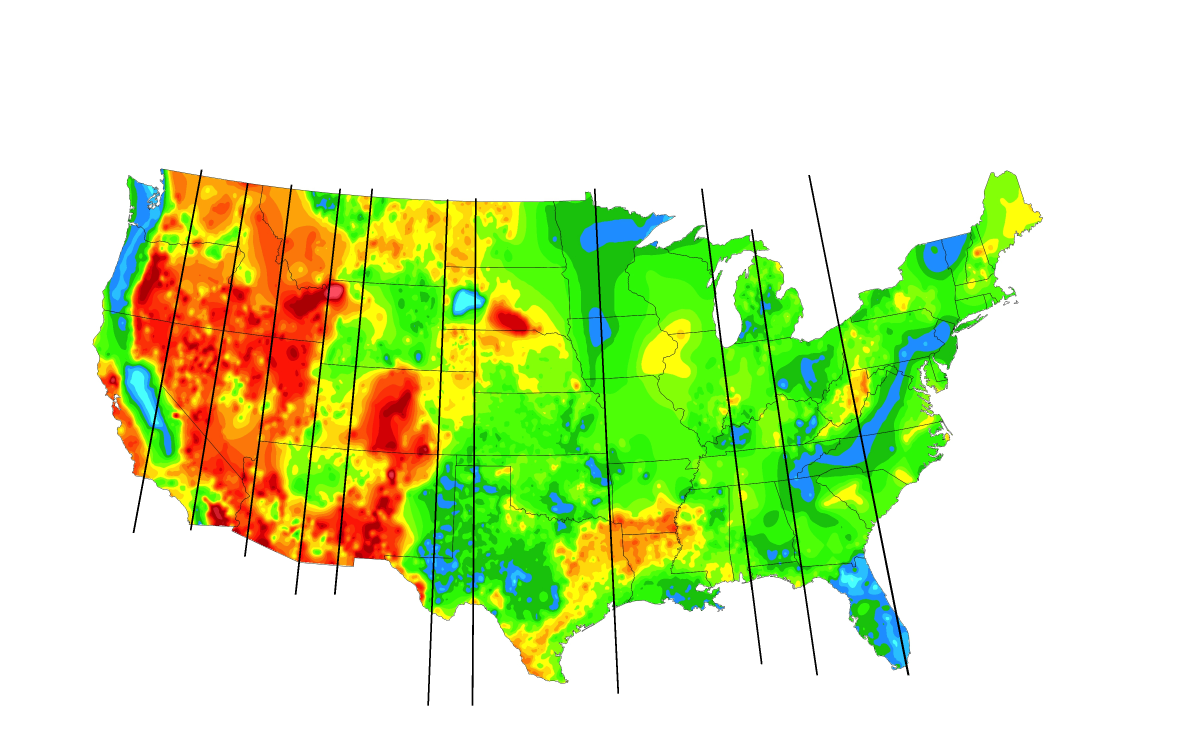
#> input picture ExtractSurfaceHeatFlow/HeatMapMeridians.jpg, 3600 x 2239 px (shown at 1/3 size); the run also reads 1 picture not shown here
$ python AllHeatProd.py   (Python 2 division)
#> lines starting #> are read from the running program, lines starting #| are printed output that depends on the picture
import numpy as np
import scipy
import matplotlib.pyplot as plt
import matplotlib.lines as mlines
from scipy.interpolate import interp1d as interp1
from scipy.interpolate import interp2d as interp2
from scipy.interpolate import griddata as griddata
import os
from scipy.interpolate import NearestNDInterpolator as Nearest2D
from mpl_toolkits.basemap import Basemap
from pykrige.ok import OrdinaryKriging
import pykrige.kriging_tools as kt
import timeit
import cPickle as pickle
import cv2
from scipy import spatial
from sklearn.cluster import DBSCAN
from matplotlib.path import Path
from scipy.spatial import ConvexHull

#%%
# [279 lines left out: functions LinearSolveAll, LatLongMap, LatLongXY, XYLatLong, PlotInterp, not called in this run]

def GetBaselines(LongOrLat):
    plt.close('all')
    if LongOrLat==01:
        img = cv2.imread('HeatMapLat.jpg');
    elif LongOrLat==0:
        img = cv2.imread('HeatMapMeridians.jpg');
    #img[sum(img,2)==255*3]=np.nan;
    [b,g,r] = cv2.split(img);
    #b[sum(img,2)==255*3]=np.nan;
    g=g.astype(float);
    r=r.astype(float);
    b=b.astype(float);
    ImSum=b+r+g;
    ImShape=np.shape(img);
    x=np.arange(ImShape[1]);
    y=np.arange(ImShape[0]);
    XX,YY=np.meshgrid(x,y);

    Meridians=ImSum.astype(float);
    Meridians[ImSum>0]=np.nan;
    MerArray=np.zeros([len(np.ravel(Meridians)),3]);

    MerArray[:,0]=np.ravel(XX);
    MerArray[:,1]=np.ravel(YY);
    MerArray[:,2]=np.ravel(Meridians);

    CountMer=np.count_nonzero(~np.isnan(MerArray[:,2]));
    MerArray2=np.zeros([CountMer,2]);
    MerArray2[:,0]=MerArray[np.isnan(MerArray[:,2])==0,0];
    MerArray2[:,1]=MerArray[np.isnan(MerArray[:,2])==0,1];
    #MerArray2[:,2]=MerArray[np.isnan(MerArray[:,2])==0,2];

    TestLength= len(MerArray2);
    print(len(MerArray2))
    tic=timeit.default_timer();
    tree=spatial.cKDTree(MerArray2[0:TestLength,0:2]);
    toc=timeit.default_timer();
    print(1e3*(toc-tic))

    tic=timeit.default_timer();
    Near=tree.query_pairs(1.5,1);
    toc=timeit.default_timer();
    print(1e3*(toc-tic))
    tic=timeit.default_timer();
    L=list(Near);
    L=np.array(L);
    L=L[L[:,0].argsort(),]
    L=np.array(L);
    toc=timeit.default_timer();
    print(1e3*(toc-tic))
    Uni=np.unique(L);
    NumNear=np.bincount(np.ravel(L),minlength=len(Uni));

    MeridianPoints=MerArray2[NumNear>2,:];

    return MeridianPoints;

def QuadLat49():

    img = cv2.imread('HeatMapLat.jpg');

    [b,g,r] = cv2.split(img);
    b=b.astype(float);
    g=g.astype(float);
    r=r.astype(float);
    ImSum=b+r+g;
    b[ImSum==255*3]=np.nan;
    r[ImSum==255*3]=np.nan;
    g[ImSum==255*3]=np.nan;

    ImShape=np.shape(img);
    x=np.arange(ImShape[1]);
    y=np.arange(ImShape[0]);
    XX,YY=np.meshgrid(x,y);

    ImSum[ImSum>0]=np.nan;
    ImSum[ImSum==0]=1;

    Lat49=np.zeros([np.nansum(ImSum),2]);
    Lat49[:,0]=XX[ImSum>0]
    Lat49[:,1]=YY[ImSum>0]

    #plt.close();
    #plt.imshow(ImSum);
    #plt.scatter(Lat49[:,0],Lat49[:,1])
    P=np.polyfit(Lat49[:,0],Lat49[:,1],2);
    Quad49=np.polyval(P,x);
    #plt.plot(x,Quad49)
    #plt.show();

    return P,Quad49;

def PixelScale():

    img = cv2.imread('Km1000Scale.jpg');
    [b,g,r] = cv2.split(img);
    b=b.astype(float);
    g=g.astype(float);
    r=r.astype(float);
    ImSum=b+r+g;
    Blk=np.where(ImSum==0);
    xAx=Blk[1];
    PixTokm=1/(1e-3*(np.max(xAx)-np.min(xAx)));
    PixTokm=PixTokm*1.05;
    return PixTokm

# [105 lines left out: functions PixToLatLong, BaseMapPoints, NewtonLatitude, not called in this run]

def LatLongQuad():
    LongBase=GetBaselines(0);
#> in GetBaselines, img is the input picture: shape (2239, 3600, 3); mean B, G, R 177.5, 233.6, 213.2
#> in GetBaselines, `Meridians[ImSum>0]=np.nan;`: Meridians: shape (2239, 3600) float64; 99.16% of the values are NaN or infinite; the others: min 0, max 0, mean 0
#> in GetBaselines, `MerArray[:,0]=np.ravel(XX);`:
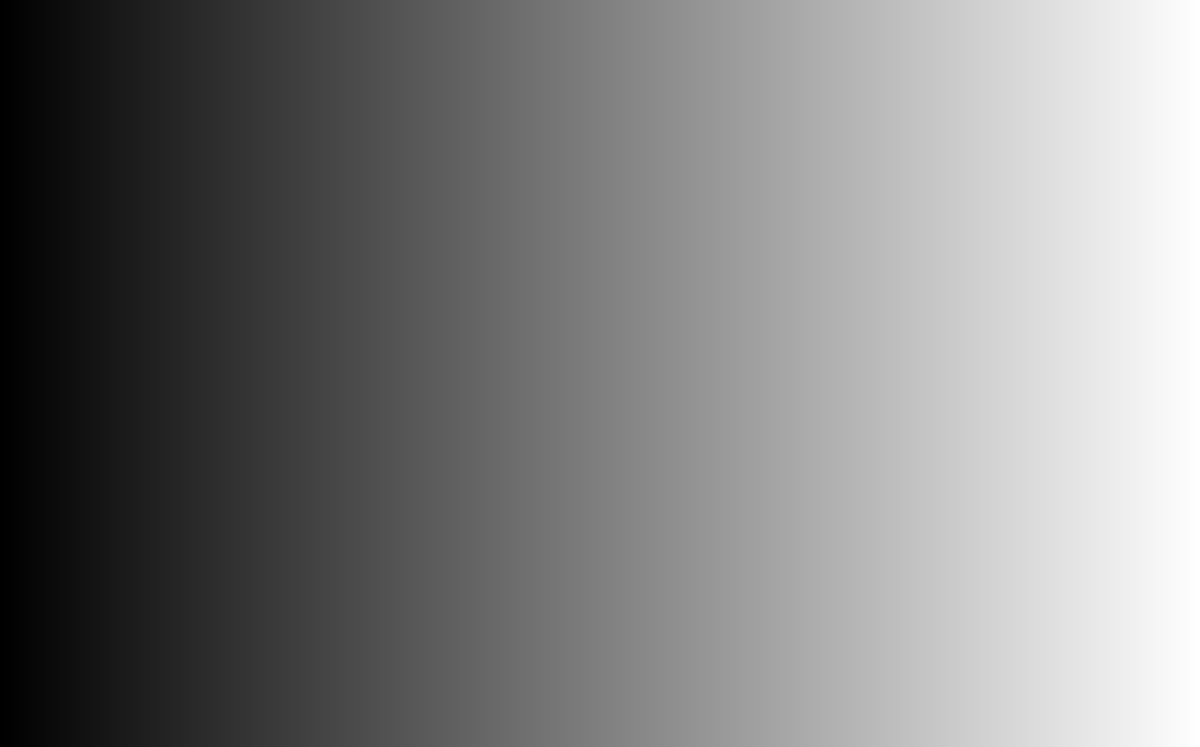
#> XX: shape (2239, 3600) int64 (shown at 1/3 size); min 0, max 3599, mean 1799.5; drawn with min black and max white
#> in GetBaselines, `MerArray[:,1]=np.ravel(YY);`:
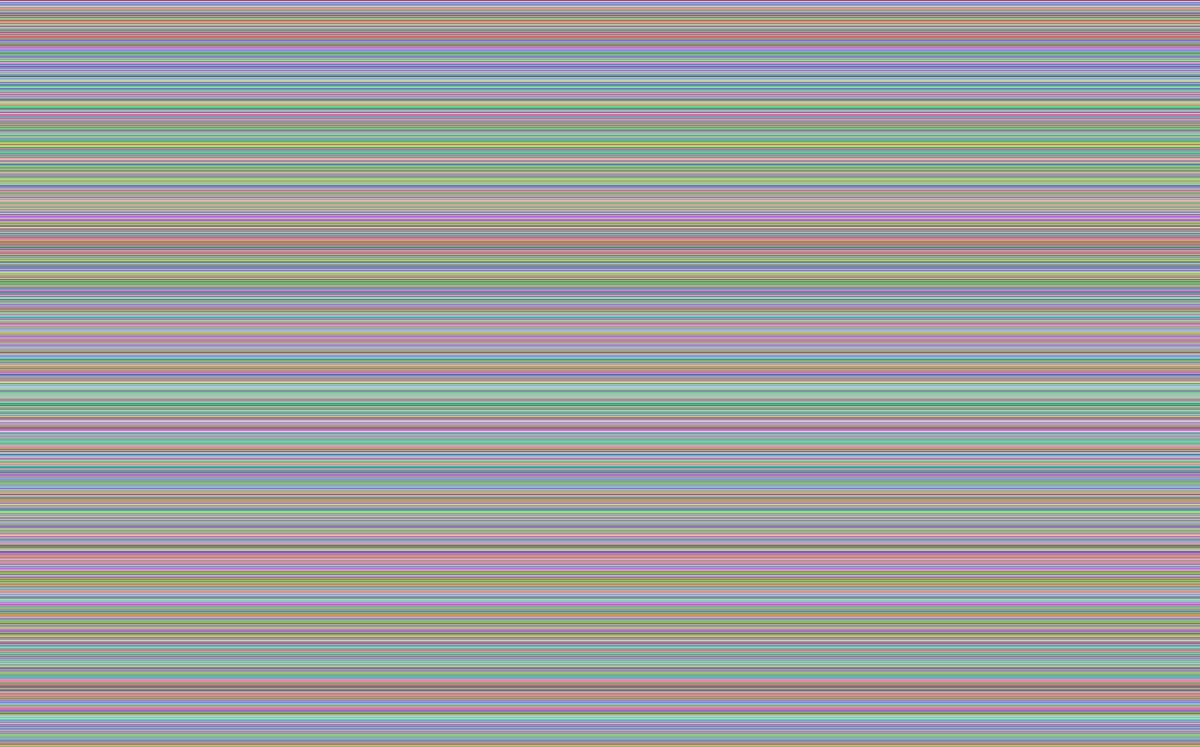
#> YY: shape (2239, 3600) int64 (shown at 1/3 size); 2239 distinct labels, from 0 to 2238; one colour per label, 0 black
#> in GetBaselines, `CountMer=np.count_nonzero(~np.isnan(MerArray[:,2]));`: CountMer = 67809
#| 67809
    PixToKM=PixelScale();
    #MeridianBase=PixToLatLong();
    img = cv2.imread('HeatMapSMU.jpg');
    Poly,Quad49=QuadLat49();
    [b,g,r] = cv2.split(img);
    b=b.astype(float);
    g=g.astype(float);
    r=r.astype(float);
    ImSum=b+r+g;
    b[ImSum==255*3]=np.nan;
    r[ImSum==255*3]=np.nan;
    g[ImSum==255*3]=np.nan;

    ImShape=np.shape(img);
    x=np.arange(ImShape[1]);
    y=np.arange(ImShape[0]);
    XX,YY=np.meshgrid(x,y);

    x0=np.ravel(XX);
    y0=np.ravel(YY);
    x0=x0.astype(float);
    y0=y0.astype(float);
    b0=np.ravel(b);

    x0[np.isnan(b0)]=np.nan;
    x01000=x0[0:-1:10];
    y01000=y0[0:-1:10];
    x49Meet,RParallel=NewtonLatitude(Poly,x0,y0);

    db = DBSCAN(min_samples=100,eps=50).fit(LongBase);
    labels = db.labels_
    n_clust = len(set(labels)) - (1 if -1 in labels else 0)
    unique_labels = set(labels);

    BottomPoints=np.zeros([n_clust+2,2]);
    TopPoints=np.zeros([n_clust+2,2]);
    for i in range(n_clust):
        MeridPoints=LongBase[labels==i,:];
        BottomInd=np.argmin(MeridPoints[:,1]);
        BottomPoints[i+1,0]=MeridPoints[BottomInd,0];
        BottomPoints[i+1,1]=MeridPoints[BottomInd,1];

        TopInd=np.argmax(MeridPoints[:,1]);
        TopPoints[i+1,0]=MeridPoints[TopInd,0];
        TopPoints[i+1,1]=MeridPoints[TopInd,1];

    m=np.zeros(2);
    k=np.zeros(2);

    m[1]=(TopPoints[2,1]-BottomPoints[2,1])/(TopPoints[2,0]-BottomPoints[2,0]);
    m[0]=(TopPoints[1,1]-BottomPoints[1,1])/(TopPoints[1,0]-BottomPoints[1,0]);

    k[1]=TopPoints[2,1]-m[1]*TopPoints[2,0];
    k[0]=TopPoints[1,1]-m[0]*TopPoints[1,0];

    x49=np.zeros(2);
    Intersect49xOpt=np.zeros(2);

    Intersect49xOpt[0]=(-(Poly[1]-m[0])+np.sqrt((Poly[1]-m[0])**2-4*Poly[0]*(Poly[2]-k[0])))/(2*Poly[0]);
    Intersect49xOpt[1]=(-(Poly[1]-m[0])-np.sqrt((Poly[1]-m[0])**2-4*Poly[0]*(Poly[2]-k[0])))/(2*Poly[0]);
    x49[0]=np.min(np.abs(Intersect49xOpt));

    Intersect49xOpt[0]=(-(Poly[1]-m[1])+np.sqrt((Poly[1]-m[1])**2-4*Poly[0]*(Poly[2]-k[1])))/(2*Poly[0]);
    Intersect49xOpt[1]=(-(Poly[1]-m[1])-np.sqrt((Poly[1]-m[1])**2-4*Poly[0]*(Poly[2]-k[1])))/(2*Poly[0]);
    x49[1]=np.min(np.abs(Intersect49xOpt));

    xDiff=x49Meet-x0;

    LongLat=PixToLatLong(RParallel,x49Meet,x49);
    Long=LongLat[:,0];
    # [11 lines of commented-out code are left out]

    return LongLat;


    for i in range(len(PolyX)):

        #plt.plot(PolyX[i,:],PolyY[i,:],lw=2,c='k');
        PX=np.transpose(PolyX[i,:])
        PY=np.transpose(PolyY[i,:])
        PXY=[PX, PY];
        PXY=np.transpose(PXY);
        p=Path(PXY);
        ZoneBool=p.contains_points(np.transpose([np.ravel(XX),np.ravel(YY)]));
        Zones[ZoneBool==1,2]=i+1;
        InPoly=Zones[Zones[:,2]==i+1,:];
        if i<2:
            x1=TopPoints[1,0];
            y1=TopPoints[1,1];
            x2=BottomPoints[1,0];
            y2=BottomPoints[1,1];
            m=(y2-y1)/(x2-x1);
            b=y2-m*x2;

        else:
            x1=TopPoints[i,0];
            y1=TopPoints[i,1];
            x2=BottomPoints[i,0];
            y2=BottomPoints[i,1];
            m=(y2-y1)/(x2-x1);
            b=y2-m*x2;

        RMerid=np.zeros(len(Zones[ZoneBool==1]));
        x0=Zones[ZoneBool==1,0];
        y0=Zones[ZoneBool==1,1];
        RMerid=np.abs(((y2-y1)*x0-(x2-x1)*y0+x2*y1-y2*x1)/np.sqrt((y2-y1)**2+(x2-x1)**2));
        Intersect=np.zeros([len(Zones[ZoneBool==1]),2]);
        Intersect[:,0]=(x0+m*y0-m*b)/(m*m+1);
        Intersect[:,1]=m*((x0+m*y0-m*b)/(m*m+1))+b;

        Intersect49xOpt=np.zeros(2);
        Intersect49xOpt[0]=(-(PolyQuad[1]-m)+np.sqrt((PolyQuad[1]-m)**2-4*PolyQuad[0]*(PolyQuad[2]-b)))/(2*PolyQuad[0]);
        Intersect49xOpt[1]=(-(PolyQuad[1]-m)-np.sqrt((PolyQuad[1]-m)**2-4*PolyQuad[0]*(PolyQuad[2]-b)))/(2*PolyQuad[0]);

        Intersect49x=np.min(np.abs(Intersect49xOpt));
        Intersect49y=np.polyval(PolyQuad,Intersect49x);
        #RParallel=np.sqrt((Intersect[:,1]-Intersect49y)**2+(Intersect[:,0]-Intersect49x)**2);
        RParallel=NewtonLatitude(PolyQuad,x0,y0);
        RMeridkm=RMerid*PixToKM;
        RParallelkm=RParallel*PixToKM;
        points=np.zeros([len(RMeridkm),2]);
        points[:,0]=RMeridkm;
        points[:,1]=RParallelkm;
        #LatLongPoints=PixToLatLong(points,i);
        #LatLong[ZoneBool==1,0]=LatLongPoints[:,0];
        #LatLong[ZoneBool==1,1]=LatLongPoints[:,1];
        #LatLong[ZoneBool==1,2]=i;

        #if i<2:
        #LatLong1000=LatLong[0:-1:1000,:];
        x01000=x0[0:-1:10];
        y01000=y0[0:-1:10];
        plt.scatter(x01000,y01000,s=100,edgecolor='none',c=RParallel[0:-1:10])
        #BaseMapPoints(LatLong1000);


    plt.imshow(img);
    plt.plot(x,Quad49);
    #LongBase2D=npimg.zeros([len(x),len(y)]);
    #LongBase2D[LongBase[:,0].astype(int),LongBase[:,1].astype(int)]=1;
    #[MeridianConnect,B]=ndimage.label(LongBase);
    #print(B)
    plt.colorbar();
    #plt.show();

    return RParallel;

# [112 lines left out: functions GetColors, Temp70km, not called in this run]

def SaveLatLongHeat():
    LongLat=LatLongQuad();
#> in PixelScale, `Blk=np.where(ImSum==0);`: Blk = 3029 positions, rows 6 to 10, columns 6 to 612
#> in PixelScale, `xAx=Blk[1];`: xAx = 3029 values, max 612 at index 604, min 6 at index 605, mean 308.8
#> in PixelScale, `PixTokm=1/(1e-3*(np.max(xAx)-np.min(xAx)));`: PixTokm = 1.65
#> in PixelScale, `PixTokm=PixTokm*1.05;`: PixTokm = 1.73
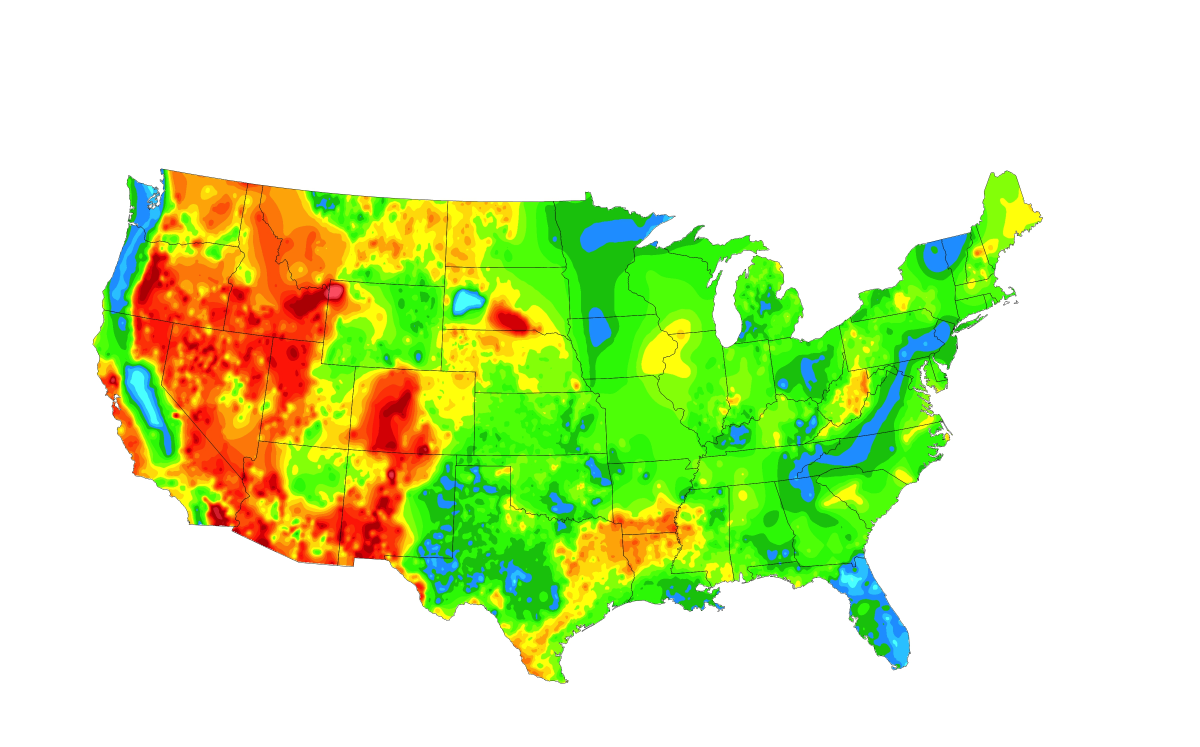
#> input picture ExtractSurfaceHeatFlow/HeatMapSMU.jpg, 3600 x 2239 px (shown at 1/3 size)
#> in LatLongQuad, img is the input picture: shape (2239, 3600, 3); mean B, G, R 178.3, 235.5, 214.7
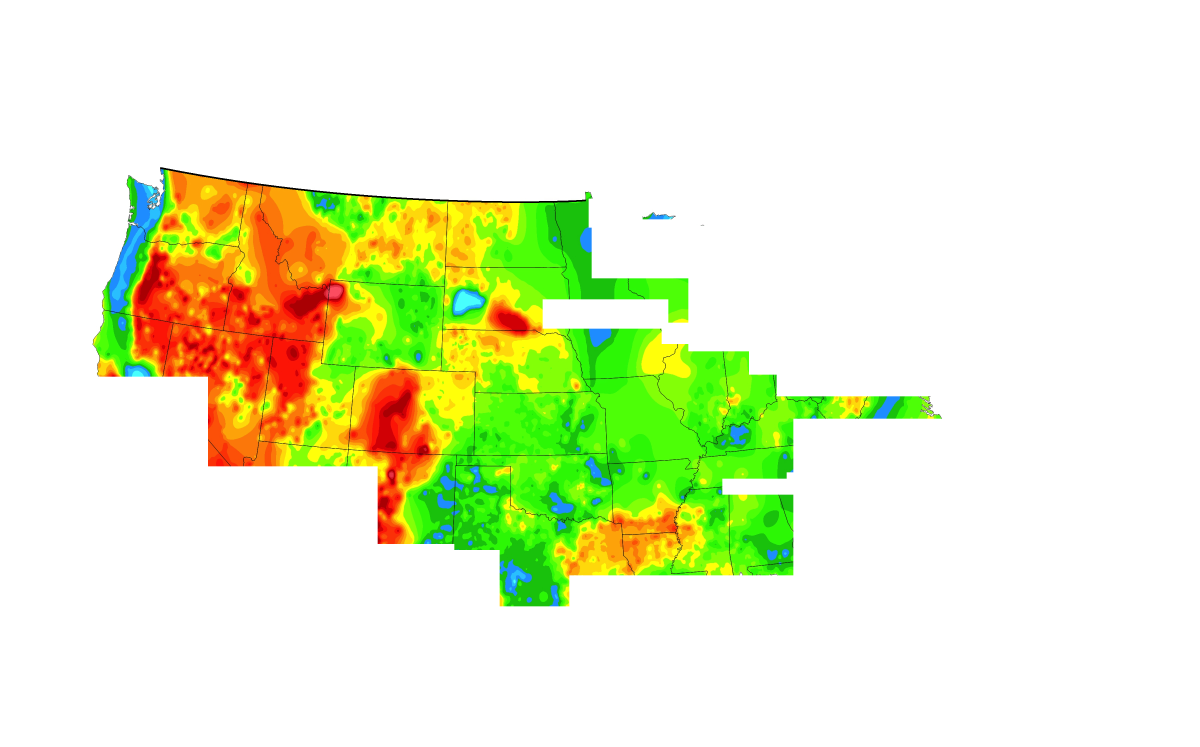
#> input picture ExtractSurfaceHeatFlow/HeatMapLat.jpg, 3600 x 2239 px (shown at 1/3 size)
#> in QuadLat49, img is the input picture: shape (2239, 3600, 3); mean B, G, R 203.6, 241.9, 232.3
#> in QuadLat49, `g[ImSum==255*3]=np.nan;`:
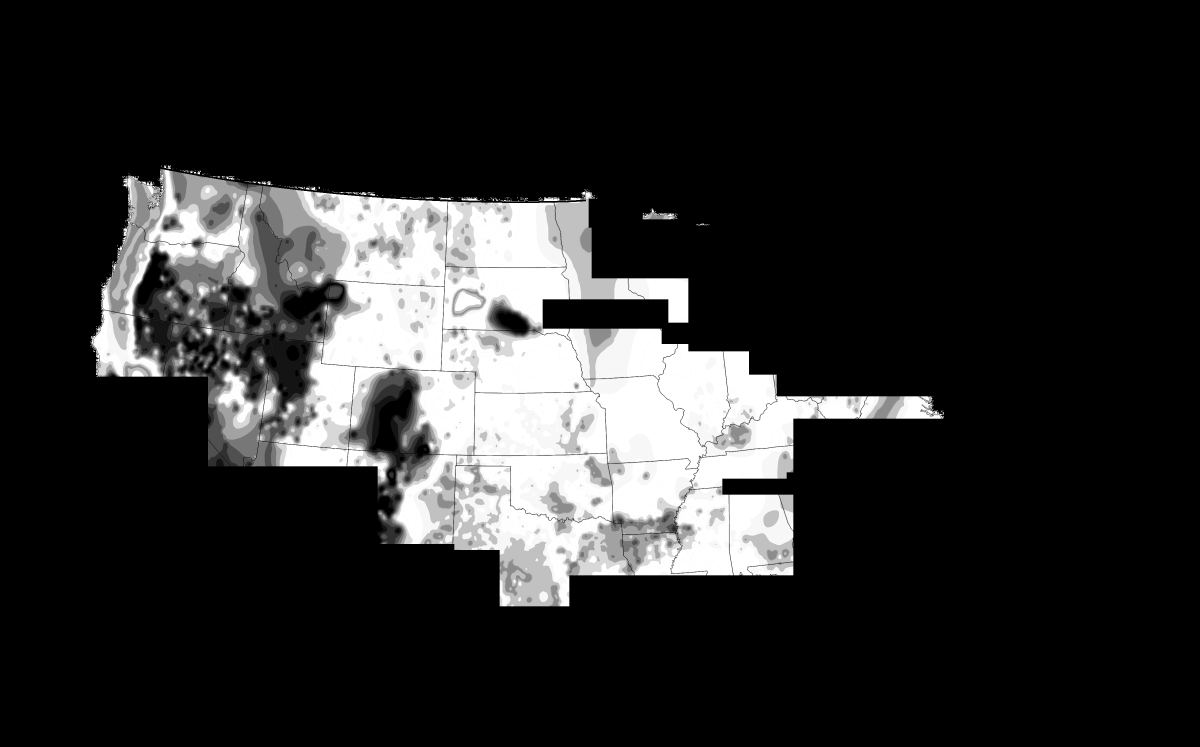
#> g: shape (2239, 3600) float64 (shown at 1/3 size); 78.24% of the values are NaN or infinite; the others: min 0, max 255, mean 194.8; drawn with min black, max white, NaN and infinite black
#> in QuadLat49, `ImSum[ImSum==0]=1;`: ImSum: shape (2239, 3600) float64; 99.93% of the values are NaN or infinite; the others: min 1, max 1, mean 1
    SurfHeatFlux=GetColors();

    LongLatHeat=np.zeros([len(SurfHeatFlux),3]);
    LongLatHeat[:,0:2]=LongLat;
    LongLatHeat[:,2]=SurfHeatFlux;
    A=np.isnan(LongLatHeat);
    B=np.sum(A,1);
    LongLatHeatNoNaN=LongLatHeat[B==0,:];

    #LongLatHeatN=LongLatHeat[np.isnan(LongLatHeat[:,2])==0,:];
    #np.savetxt('LongLatSurfaceHeat.csv',LongLatHeatN);
    Jump=1000;
    y=LongLatHeat[0:-1:Jump,1];
    x=LongLatHeat[0:-1:Jump,0];
    H=LongLatHeat[0:-1:Jump,2];

    Temp=np.loadtxt('Temp_70km_estimates.txt');
    HeatInterp=Nearest2D(LongLatHeatNoNaN[:,0:2],LongLatHeatNoNaN[:,2]);

    LLHReduce=np.zeros([len(Temp),3]);
    LLHReduce[:,1]=Temp[:,1];
    LLHReduce[:,0]=Temp[:,0];
    LLHReduce[:,2]=HeatInterp(Temp[:,0],Temp[:,1]);
    np.savetxt('LongLatSurfaceHeat.csv',LLHReduce,delimiter=',');
    if 1==0:
        plt.scatter(x,y,s=20,edgecolor='none',c=H);
        plt.xlim([-125,-65])
        plt.ylim([25,50])
        plt.colorbar();
        #plt.clim(20,100);
        plt.savefig('HeatMapProc.png',format='png')
        plt.show();

    return LLHReduce;

#> (the run stopped early here; a loop or call above may not have finished)
